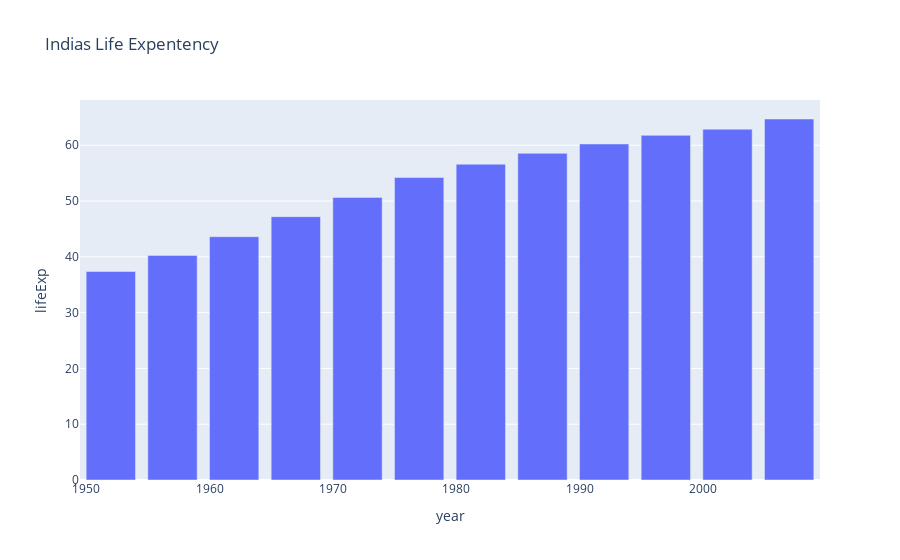

The code cell stored with this chart in its notebook:
### Code cell
px.bar(dfc, 'year','lifeExp', title='Indias Life Expentency')

### Figure 1 — Plotly figure (JSON) as saved in the notebook; plotly's stock layout.template omitted (floating-point values rounded to 4 significant figures)
{"data": [{"alignmentgroup": "True", "hovertemplate": "year=%{x}<br>lifeExp=%{y}<extra></extra>", "legendgroup": "", "marker": {"color": "#636efa", "pattern": {"shape": ""}}, "name": "", "offsetgroup": "", "orientation": "v", "showlegend": false, "textposition": "auto", "type": "bar", "x": [1952, 1957, 1962, 1967, 1972, 1977, 1982, 1987, 1992, 1997, 2002, 2007], "xaxis": "x", "y": [37.37, 40.25, 43.6, 47.19, 50.65, 54.21, 56.6, 58.55, 60.22, 61.77, 62.88, 64.7], "yaxis": "y"}], "layout": {"barmode": "relative", "legend": {"tracegroupgap": 0}, "title": {"text": "Indias Life Expentency"}, "xaxis": {"anchor": "y", "domain": [0, 1], "title": {"text": "year"}}, "yaxis": {"anchor": "x", "domain": [0, 1], "title": {"text": "lifeExp"}}}}
